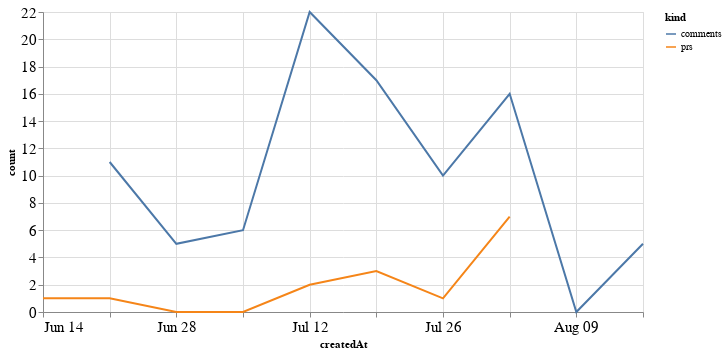

The notebook cell saved with this chart:
### Code cell
alt.Chart(total_time, width=600).mark_line().encode(
    x='createdAt',
    y='count',
    color='kind'
)

### Figure 1 — Vega-Lite specification as saved in the notebook (floating-point values rounded to 4 significant figures)
{"config": {"axisLeft": {"labelFontSize": 15}, "axisBottom": {"labelFontSize": 15}}, "data": {"name": "data-2117f841f45c82e126e259a5b56443c0"}, "mark": "line", "encoding": {"color": {"type": "nominal", "field": "kind"}, "x": {"type": "temporal", "field": "createdAt"}, "y": {"type": "quantitative", "field": "count"}}, "width": 600, "$schema": "https://vega.github.io/schema/vega-lite/v4.8.1.json", "datasets": {"data-2117f841f45c82e126e259a5b56443c0": [{"createdAt": "2020-06-14T00:00:00", "kind": "prs", "count": 1.0}, {"createdAt": "2020-06-21T00:00:00", "kind": "prs", "count": 1.0}, {"createdAt": "2020-06-28T00:00:00", "kind": "prs", "count": 0.0}, {"createdAt": "2020-07-05T00:00:00", "kind": "prs", "count": 0.0}, {"createdAt": "2020-07-12T00:00:00", "kind": "prs", "count": 2.0}, {"createdAt": "2020-07-19T00:00:00", "kind": "prs", "count": 3.0}, {"createdAt": "2020-07-26T00:00:00", "kind": "prs", "count": 1.0}, {"createdAt": "2020-08-02T00:00:00", "kind": "prs", "count": 7.0}, {"createdAt": "2020-08-09T00:00:00", "kind": "prs", "count": null}, {"createdAt": "2020-08-16T00:00:00", "kind": "prs", "count": null}, {"createdAt": "2020-06-14T00:00:00", "kind": "comments", "count": null}, {"createdAt": "2020-06-21T00:00:00", "kind": "comments", "count": 11.0}, {"createdAt": "2020-06-28T00:00:00", "kind": "comments", "count": 5.0}, {"createdAt": "2020-07-05T00:00:00", "kind": "comments", "count": 6.0}, {"createdAt": "2020-07-12T00:00:00", "kind": "comments", "count": 22.0}, {"createdAt": "2020-07-19T00:00:00", "kind": "comments", "count": 17.0}, {"createdAt": "2020-07-26T00:00:00", "kind": "comments", "count": 10.0}, {"createdAt": "2020-08-02T00:00:00", "kind": "comments", "count": 16.0}, {"createdAt": "2020-08-09T00:00:00", "kind": "comments", "count": 0.0}, {"createdAt": "2020-08-16T00:00:00", "kind": "comments", "count": 5.0}]}}
